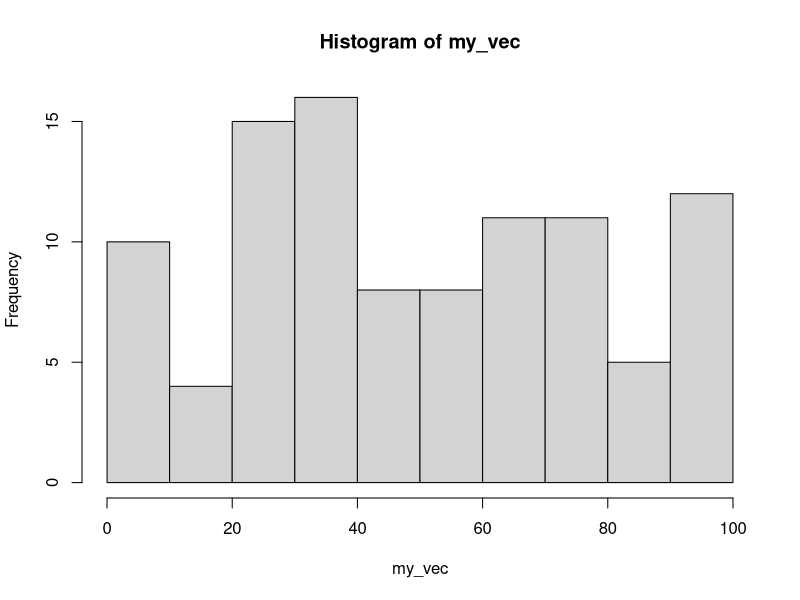
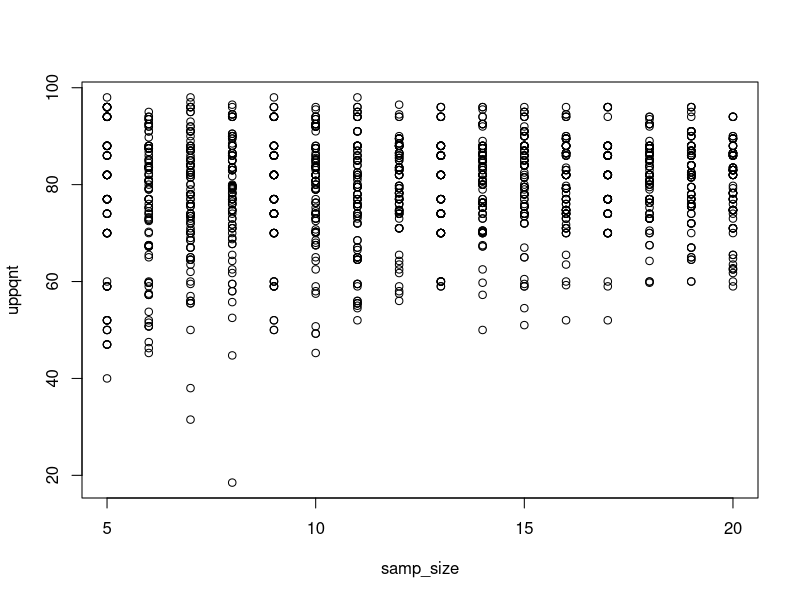

Write R code to recreate these figures, in order.
library(dplyr)

#-------------
#######
#Homework Week 02
#######
#'@author Laura Howes
#'2018-09-21

#######
#Problem 1 
#######

#1a
my_vec <- runif(n = 100, min = 0, max = 100)
str(my_vec)
#### str says that the numbers in my_vec range from 1 to 100, and then lists 
####the first 5 numbers of my vector. It tells a brief structure of my vector.
summary(my_vec)
####summary my_vec lists the Min, 1st Quartile, Median, Mean, 3rd Quartile values of my_vec
####summary is more descriptive than str. Str only lists that the numbers range between 1:100

#1b
hist(my_vec)
####hist(my_vec) plots of histogram of my_vec, where it shows the frequency 
####of the values listed in the vector (grouped into ranges of ten, 
####eg 1-10, 11-20, etc)

####the help file for hist(my_vec) tells you about the description of 
####the function, the Usage, Arguments, Details, and Values of the 
####histogram. Also references and examples.

#1c
data("mtcars")
class(mtcars)
####Class tells you that mtcars is a data frame
str(mtcars)
####Str(mtcars) tells the structure of the data frame, which has 32 observations of 11 variables,
####and lists the vectors of each column in the data frame
summary(mtcars)
####Summary(mtcars) lists the Min, 1st Quartile, Median, Mean, 3rd Quartile,
####and Max values of each column in the data frame

#1d
?data.frame
####the help file for Data Frames tells you the that the function data.frame() 
####creates data frames, tightly coupled collections of variables which share 
####many of the properties of matrices and of lists, used as the fundamental 
####data structure by most of R's modeling software.

######
#Problem 2
######

#2a
vole_vaso <- c(98,96,94,88,86,82,77,74,70,60,
               59,52,50,47,40,35,29,13,6,5)
####I messed up 3 times saying Vole vasopressin

#2b
summary(vole_vaso)
####The mean of the sample is 58.05
####median is 59.50
sd(vole_vaso)
####sd is 29.75244
IQR(vole_vaso)
####interquartile range is 44.25

#2c
SEmean <- sd(vole_vaso)/mean(vole_vaso)%>%
  sqrt()
SEmean  
####SE of the mean = 3.90500397

#2d
####The standard error of the mean tells you how well you can esimate the 
####precision of your mean of your range of values.
####It's a measure of the dispersion of sample means from the actual population
####or "true" mean.

#######
#Problem 3
#######

#3a

vole_vaso_data.frame <- data.frame(vole_vaso)
vole_vaso_data.frame
vole_vaso_sample_size_10 <- vole_vaso_data.frame %>% sample_n(size = 10, replace = TRUE)
vole_vaso_sample_size_10

quantile(vole_vaso, probs = 0.75)

vole_vaso_sample_size_10_vector <- unlist(vole_vaso_sample_size_10)
quantile(vole_vaso_sample_size_10_vector, probs = 0.75)

####The upper quartile of the resample with a sample size of 10 is 74. 

#3b Build an initial data frame for simulations with the sample sizes 5 through 20. 
#Have 100 simulations per sample size.

samp_sim <- data.frame(samp_size = rep(5:20, time = 100))     

#3c Use this data frame to get simulated upper quartiles for each sample size.

vole_samp_sin_uppqnt <- samp_sim %>% 
  rowwise() %>%
  mutate(uppqnt= quantile(sample(vole_vaso, size = samp_size, replace = TRUE), probs = 0.75))

#3d With a plot, make a guesstimate as to the best sample size for 
####estimating the upper quartile of the population.

plot(uppqnt ~ samp_size, data = vole_samp_sin_uppqnt)

####the best estimate of the best sample size to estimate the upper quartile is 10

#4a With the upper quantile simulations, calculate the SD for each sample size using dplyr

sd_uppqnt_sample <- vole_samp_sin_uppqnt %>%
  group_by(samp_size) %>%
  summarize(sd_up_qnt = sd(uppqnt), ave_upp_quant = mean(uppqnt)) %>%
  ungroup()
sd_uppqnt_sample

#4b. What does this value, the standard error of the upper quartile, mean?

####The standard error of the upper quartile is the standard deviation of the mean of the 
####top 25 percent of the data

#4c. What is the CI of the upper quartile with a sample size of 10. What does this mean?

SE_sample_10 <- sd_uppqnt_sample[6,2]
SE_sample_10
Confidence_Int_sample_10 <- SE_sample_10*1.96
Confidence_Int_sample_10
#The CI of the upper quartile is sample 10 is 23.21368

####the confidence interval means that there is a 95% chance the value lies within that range.



